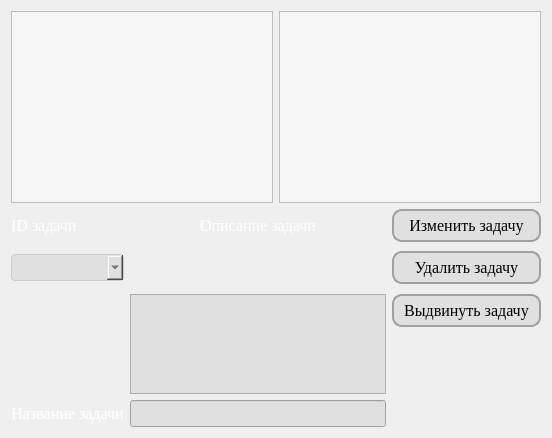
      <widget class="QWidget" name="remove_task">
       <layout class="QGridLayout" name="gridLayout_21">
        <item row="0" column="0">
         <layout class="QHBoxLayout" name="horizontalLayout_5">
          <item>
           <widget class="QTableView" name="tableView_remove_task">
            <property name="styleSheet">
             <string notr="true">QTableView {
    background-color: #f5f5f5; /* Цвет фона */
    color: #333; /* Цвет текста */
    gridline-color: #ccc; /* Цвет линий сетки */
}

QTableView::item:selected {
    background-color: #a0d9ff; /* Цвет фона для выбранной ячейки */
    color: #333; /* Цвет текста для выбранной ячейки */
}

QHeaderView::section {
    background-color: #4c7c99; /* Цвет фона заголовков столбцов */
    color: white; /* Цвет текста заголовков столбцов */
    padding: 4px; /* Отступы внутри заголовков столбцов */
    border: 1px solid #2e5066; /* Граница вокруг заголовков столбцов */
}

QTableView::horizontalHeader {
    background-color: #4c7c99; /* Цвет фона горизонтального заголовка */
    color: white; /* Цвет текста горизонтального заголовка */
}

QTableView::verticalHeader {
    background-color: #4c7c99; /* Цвет фона вертикального заголовка */
    color: white; /* Цвет текста вертикального заголовка */
}
</string>
            </property>
            <property name="frameShadow">
             <enum>QFrame::Raised</enum>
            </property>
            <property name="editTriggers">
             <set>QAbstractItemView::NoEditTriggers</set>
            </property>
            <property name="sortingEnabled">
             <bool>true</bool>
            </property>
           </widget>
          </item>
          <item>
           <widget class="QTableView" name="tableView_task2_all_employees">
            <property name="sizePolicy">
             <sizepolicy hsizetype="Expanding" vsizetype="Expanding">
              <horstretch>0</horstretch>
              <verstretch>0</verstretch>
             </sizepolicy>
            </property>
            <property name="maximumSize">
             <size>
              <width>540</width>
              <height>16777215</height>
             </size>
            </property>
            <property name="styleSheet">
             <string notr="true">QTableView {
    background-color: #f5f5f5; /* Цвет фона */
    color: #333; /* Цвет текста */
    gridline-color: #ccc; /* Цвет линий сетки */
}

QTableView::item:selected {
    background-color: #a0d9ff; /* Цвет фона для выбранной ячейки */
    color: #333; /* Цвет текста для выбранной ячейки */
}

QHeaderView::section {
    background-color: #4c7c99; /* Цвет фона заголовков столбцов */
    color: white; /* Цвет текста заголовков столбцов */
    padding: 4px; /* Отступы внутри заголовков столбцов */
    border: 1px solid #2e5066; /* Граница вокруг заголовков столбцов */
}

QTableView::horizontalHeader {
    background-color: #4c7c99; /* Цвет фона горизонтального заголовка */
    color: white; /* Цвет текста горизонтального заголовка */
}

QTableView::verticalHeader {
    background-color: #4c7c99; /* Цвет фона вертикального заголовка */
    color: white; /* Цвет текста вертикального заголовка */
}
</string>
            </property>
            <property name="frameShadow">
             <enum>QFrame::Raised</enum>
            </property>
            <property name="editTriggers">
             <set>QAbstractItemView::NoEditTriggers</set>
            </property>
            <property name="sortingEnabled">
             <bool>true</bool>
            </property>
           </widget>
          </item>
         </layout>
        </item>
        <item row="1" column="0">
         <layout class="QGridLayout" name="gridLayout_12">
          <property name="sizeConstraint">
           <enum>QLayout::SetFixedSize</enum>
          </property>
          <item row="1" column="1">
           <spacer name="verticalSpacer_10">
            <property name="orientation">
             <enum>Qt::Vertical</enum>
            </property>
            <property name="sizeType">
             <enum>QSizePolicy::Fixed</enum>
            </property>
            <property name="sizeHint" stdset="0">
             <size>
              <width>20</width>
              <height>40</height>
             </size>
            </property>
           </spacer>
          </item>
          <item row="1" column="3">
           <widget class="QPushButton" name="pushButton_remove_task">
            <property name="font">
             <font>
              <family>Times New Roman</family>
              <pointsize>12</pointsize>
             </font>
            </property>
            <property name="cursor">
             <cursorShape>PointingHandCursor</cursorShape>
            </property>
            <property name="styleSheet">
             <string notr="true">QPushButton {
    background-color: #E0E0E0;
    border-radius: 10px;
    border: 2px solid #A0A0A0;
    padding: 5px 10px;
}

QPushButton:hover {
    background-color: #CCCCCC;
}
</string>
            </property>
            <property name="text">
             <string>Удалить задачу</string>
            </property>
           </widget>
          </item>
          <item row="0" column="3">
           <widget class="QPushButton" name="pushButton_change_task">
            <property name="font">
             <font>
              <family>Times New Roman</family>
              <pointsize>12</pointsize>
             </font>
            </property>
            <property name="cursor">
             <cursorShape>PointingHandCursor</cursorShape>
            </property>
            <property name="styleSheet">
             <string notr="true">QPushButton {
    background-color: #E0E0E0;
    border-radius: 10px;
    border: 2px solid #A0A0A0;
    padding: 5px 10px;
}

QPushButton:hover {
    background-color: #CCCCCC;
}
</string>
            </property>
            <property name="text">
             <string>Изменить задачу</string>
            </property>
           </widget>
          </item>
          <item row="0" column="0">
           <widget class="QLabel" name="label_19">
            <property name="sizePolicy">
             <sizepolicy hsizetype="Preferred" vsizetype="Fixed">
              <horstretch>0</horstretch>
              <verstretch>0</verstretch>
             </sizepolicy>
            </property>
            <property name="font">
             <font>
              <family>Times New Roman</family>
              <pointsize>12</pointsize>
             </font>
            </property>
            <property name="styleSheet">
             <string notr="true">color: rgb(255, 255, 255)</string>
            </property>
            <property name="text">
             <string>ID задачи</string>
            </property>
           </widget>
          </item>
          <item row="5" column="1" colspan="2">
           <widget class="QLineEdit" name="lineEdit_change_task_name">
            <property name="font">
             <font>
              <family>Times New Roman</family>
              <pointsize>12</pointsize>
             </font>
            </property>
            <property name="styleSheet">
             <string notr="true">QLineEdit {
    background-color: #E0E0E0;
    color: black;
    text-align: justify;
}
</string>
            </property>
           </widget>
          </item>
          <item row="1" column="2">
           <spacer name="verticalSpacer_11">
            <property name="orientation">
             <enum>Qt::Vertical</enum>
            </property>
            <property name="sizeType">
             <enum>QSizePolicy::Fixed</enum>
            </property>
            <property name="sizeHint" stdset="0">
             <size>
              <width>20</width>
              <height>40</height>
             </size>
            </property>
           </spacer>
          </item>
          <item row="1" column="0">
           <widget class="QComboBox" name="comboBox_task_id">
            <property name="font">
             <font>
              <family>Times New Roman</family>
              <pointsize>12</pointsize>
             </font>
            </property>
            <property name="cursor">
             <cursorShape>PointingHandCursor</cursorShape>
            </property>
            <property name="styleSheet">
             <string notr="true">/* Стили для самого комбобокса */
QComboBox {
    border: 1px solid #ccc;
    border-radius: 4px;
    padding: 2px 4px; /* Уменьшает внутренние отступы */
    background-color: #E0E0E0;
    color: #333;
    min-height: 10px;
}

/* Стили для выпадающего списка */
QComboBox QAbstractItemView {
    border: 1px solid #ccc;
    background-color: #E0E0E0;
}

/* Стили для выбранного элемента в выпадающем списке */
QComboBox QAbstractItemView::item:selected {
    background-color: rgb(177, 177, 177); /* Устанавливает цвет фона для выбранного элемента */
    color: #333;
}

/* Стили для невыбранных элементов в выпадающем списке */
QComboBox QAbstractItemView::item {
    background-color: #E0E0E0;
    color: #333;
    padding: 2px; /* Уменьшает внутренние отступы для элементов */
    min-height: 15px; /* Устанавливает минимальную высоту для элементов */
}
</string>
            </property>
           </widget>
          </item>
          <item row="3" column="3" rowspan="3">
           <spacer name="verticalSpacer_8">
            <property name="orientation">
             <enum>Qt::Vertical</enum>
            </property>
            <property name="sizeType">
             <enum>QSizePolicy::Fixed</enum>
            </property>
            <property name="sizeHint" stdset="0">
             <size>
              <width>20</width>
              <height>40</height>
             </size>
            </property>
           </spacer>
          </item>
          <item row="5" column="0">
           <widget class="QLabel" name="label_17">
            <property name="font">
             <font>
              <family>Times New Roman</family>
              <pointsize>12</pointsize>
             </font>
            </property>
            <property name="styleSheet">
             <string notr="true">color: rgb(255, 255, 255)</string>
            </property>
            <property name="text">
             <string>Название задачи</string>
            </property>
            <property name="alignment">
             <set>Qt::AlignCenter</set>
            </property>
           </widget>
          </item>
          <item row="0" column="1" colspan="2">
           <widget class="QLabel" name="label_16">
            <property name="sizePolicy">
             <sizepolicy hsizetype="Preferred" vsizetype="Fixed">
              <horstretch>0</horstretch>
              <verstretch>0</verstretch>
             </sizepolicy>
            </property>
            <property name="font">
             <font>
              <family>Times New Roman</family>
              <pointsize>12</pointsize>
             </font>
            </property>
            <property name="styleSheet">
             <string notr="true">color: rgb(255, 255, 255)</string>
            </property>
            <property name="text">
             <string>Описание задачи</string>
            </property>
            <property name="alignment">
             <set>Qt::AlignCenter</set>
            </property>
           </widget>
          </item>
          <item row="2" column="3">
           <widget class="QPushButton" name="pushButton_task_work">
            <property name="font">
             <font>
              <family>Times New Roman</family>
              <pointsize>12</pointsize>
             </font>
            </property>
            <property name="cursor">
             <cursorShape>PointingHandCursor</cursorShape>
            </property>
            <property name="styleSheet">
             <string notr="true">QPushButton {
    background-color: #E0E0E0;
    border-radius: 10px;
    border: 2px solid #A0A0A0;
    padding: 5px 10px;
}

QPushButton:hover {
    background-color: #CCCCCC;
}
</string>
            </property>
            <property name="text">
             <string>Выдвинуть задачу</string>
            </property>
           </widget>
          </item>
          <item row="2" column="0" rowspan="3">
           <spacer name="verticalSpacer_7">
            <property name="orientation">
             <enum>Qt::Vertical</enum>
            </property>
            <property name="sizeType">
             <enum>QSizePolicy::Fixed</enum>
            </property>
            <property name="sizeHint" stdset="0">
             <size>
              <width>20</width>
              <height>40</height>
             </size>
            </property>
           </spacer>
          </item>
          <item row="2" column="1" rowspan="3" colspan="2">
           <widget class="QTextEdit" name="textEdit_task_change_description">
            <property name="sizePolicy">
             <sizepolicy hsizetype="Expanding" vsizetype="Fixed">
              <horstretch>0</horstretch>
              <verstretch>0</verstretch>
             </sizepolicy>
            </property>
            <property name="maximumSize">
             <size>
              <width>16777215</width>
              <height>100</height>
             </size>
            </property>
            <property name="font">
             <font>
              <family>Times New Roman</family>
              <pointsize>12</pointsize>
             </font>
            </property>
            <property name="cursor" stdset="0">
             <cursorShape>IBeamCursor</cursorShape>
            </property>
            <property name="styleSheet">
             <string notr="true">QTextEdit {
    background-color: #E0E0E0;
    color: black;
    text-align: justify;
}
</string>
            </property>
           </widget>
          </item>
         </layout>
        </item>
       </layout>
      </widget>
